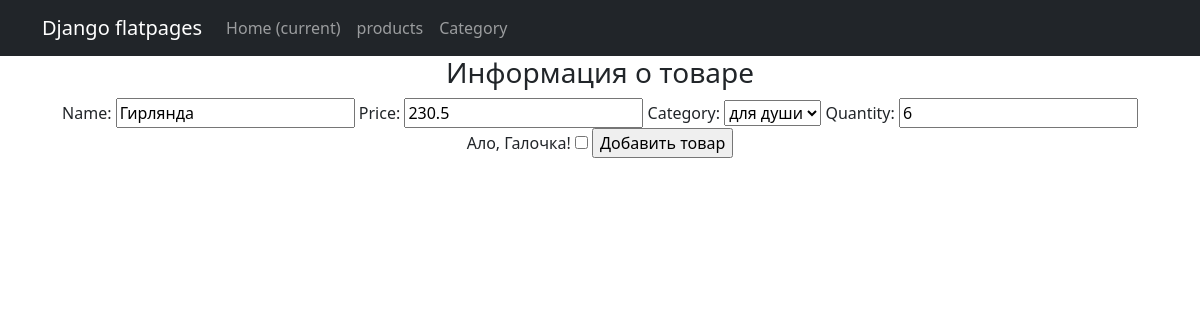
/products/create/5, run on the app's committed database.
### simpleapp/models.py (models this page shows, shortened)
class Product(models.Model):
    name = models.CharField(max_length=200)
    price = models.FloatField(validators=[MinValueValidator(0.0, 'Price should be >= 0.0')])
    quantity = models.IntegerField(validators=[MinValueValidator(0, 'Quantity should be >= 0')])
    category = models.ForeignKey('Category', on_delete=models.CASCADE)

class Category(models.Model):
    name = models.CharField(max_length=200)
    def __str__(self):
        return f'{self.name}'

### simpleapp/views.py (the view)
# urls.py: path('create/<int:pk>', ProductUpdateView.as_view(), name='product_update'),
class ProductUpdateView(UpdateView):
    template_name = 'product_create.html'
    form_class = ProductForm
    def get_object(self, **kwargs):
        id = self.kwargs.get('pk')
        return Product.objects.get(pk=id)

### simpleapp/forms.py
class ProductForm(ModelForm):
    check_box = BooleanField(label='Ало, Галочка!')  # добавляем галочку, или же true-false поле
    class Meta:
        model = Product
        fields = ['name', 'price', 'category', 'quantity',
                  'check_box']  # не забываем включить галочку в поля, иначе она не будет показываться на странице!

### simpleapp/templates/product_create.html (shortened to what this page needs)
{% extends 'flatpages/default.html' %}
{% block content %}
<h3>Информация о товаре</h3>
<form method="POST">
    {{ form }}
    <input type="submit" value="Добавить товар">
</form>
{% endblock content %}

### data on the page
Product: name "Гирлянда", price "230.5", category "для души", quantity "6"
